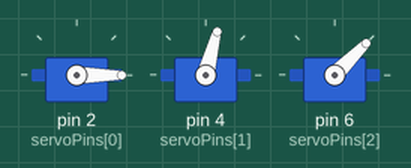
The sketch below on a simulated Arduino Uno, built with avr-gcc and run on an emulated ATmega328P. On the bench: 3 × servo.

Above: at 0.05 s.
Timing chart, 0 to 3.0 s (numbered marks = the images above):
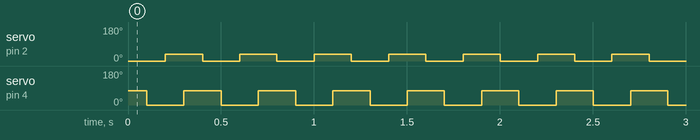

Measured:
- by itself, servo on pin 2 (servoPins[0]): alternates 35° for 0.20 s and 0° for 0.20 s
- by itself, servo on pin 4 (servoPins[1]): alternates 75° for 0.20 s and 0° for 0.20 s

The sketch:

Test_position_initiale.ino
```cpp
// Code en état de marche
#include <Servo.h>

// nombre de servos à commander
#define SERVO_COUNT 3

// tableau des servos et pins correspondantes
const byte servoPins[SERVO_COUNT] = {2, 4, 6};
Servo servos[SERVO_COUNT];

void setup() {
  for (int i = 0; i < SERVO_COUNT / 3; i++) {
    servos[i].attach(servoPins[i]);
    servos[i].write(35); // position initiale arbitraire
  }
  for (int i = 1; i < 2 ; i++) {
    servos[i].attach(servoPins[i]);
    servos[i].write(75); // valeur corrigée (les servos n'acceptent pas les valeurs négatives)
  }
  for (int i = 2; i < SERVO_COUNT; i++) {
    servos[i].attach(servoPins[i]);
    servos[i].write(45); // position initiale arbitraire
  }
}

// Boucle pour faire osciller la pate
void loop() {
  servos[0].write(0);
  delay(100);
  servos[1].write(0);
  delay(100);
  servos[0].write(35);
  delay(100);
  servos[1].write(75);
  delay(100);
}
```
